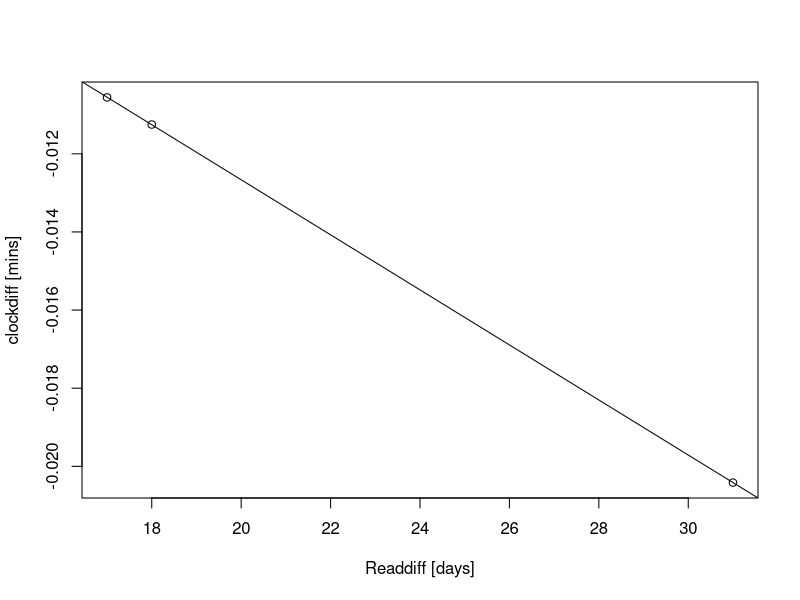

The R source for this figure:
ttraw <- scan("tests.txt", character(), sep="\n")
tttime <- substr(ttraw,1,8)
vaisala <- strptime(substr(ttraw,27,48), format = "%b %d %T %Y", tz = "UTC")
vaidate <- as.Date(vaisala)
time <- as.POSIXct(paste(vaidate, tttime))
kulonbs <- vaisala - time
aggreg <- tapply(kulonbs, vaidate, mean)
res.df <- data.frame(Readdiff = diff(as.Date(names(aggreg))),
                     Clockdiff = diff(aggreg)
                     )

plot(res.df, xlab = "Readdiff [days]",
     ylab = "clockdiff [mins]")
res.lm <- lm(Clockdiff ~ Readdiff, res.df)
abline(res.lm)
## Napi diff secben -2.54
coef(res.lm)[2] * 60
## Havi diff percben -1.27
coef(res.lm)[2] * 30
